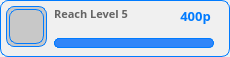
            <widget class="QWidget" name="achiev_6" native="true">
             <property name="styleSheet">
              <string notr="true">background-color:rgb(240,240,240);border-radius:8px;border:1px solid rgb(0,123,255);</string>
             </property>
             <widget class="QWidget" name="icon_frame_6" native="true">
              <property name="geometry">
               <rect>
                <x>6</x>
                <y>6</y>
                <width>41</width>
                <height>41</height>
               </rect>
              </property>
              <property name="styleSheet">
               <string notr="true">background-color:rgb(200,200,200);</string>
              </property>
              <widget class="QLabel" name="icon_image_6">
               <property name="geometry">
                <rect>
                 <x>3</x>
                 <y>3</y>
                 <width>35</width>
                 <height>35</height>
                </rect>
               </property>
               <property name="styleSheet">
                <string notr="true">border-image:url(:/Img/ideia.svg);border:1px solid rgb(0,123,255);</string>
               </property>
               <property name="text">
                <string/>
               </property>
              </widget>
             </widget>
             <widget class="QLabel" name="achiev_desc_6">
              <property name="geometry">
               <rect>
                <x>54</x>
                <y>6</y>
                <width>121</width>
                <height>31</height>
               </rect>
              </property>
              <property name="font">
               <font>
                <family>PibotoLt</family>
                <pointsize>8</pointsize>
                <weight>75</weight>
                <bold>true</bold>
               </font>
              </property>
              <property name="styleSheet">
               <string notr="true">color:rgb(100,100,100);border:none;background:transparent;</string>
              </property>
              <property name="text">
               <string>&lt;html&gt;&lt;head/&gt;&lt;body&gt;&lt;p&gt;Reach Level 5&lt;/p&gt;&lt;/body&gt;&lt;/html&gt;</string>
              </property>
              <property name="alignment">
               <set>Qt::AlignLeading|Qt::AlignLeft|Qt::AlignTop</set>
              </property>
              <property name="wordWrap">
               <bool>true</bool>
              </property>
              <property name="indent">
               <number>-1</number>
              </property>
             </widget>
             <widget class="QWidget" name="achiev_baratual_6" native="true">
              <property name="geometry">
               <rect>
                <x>54</x>
                <y>38</y>
                <width>80</width>
                <height>10</height>
               </rect>
              </property>
              <property name="styleSheet">
               <string notr="true">background-color:rgb(0,123,255);;border-radius:5px;</string>
              </property>
             </widget>
             <widget class="QWidget" name="achiev_bartotal_6" native="true">
              <property name="geometry">
               <rect>
                <x>54</x>
                <y>38</y>
                <width>160</width>
                <height>10</height>
               </rect>
              </property>
              <property name="styleSheet">
               <string notr="true">background-color:rgba(220,220,220,0.8);border-radius:5px;</string>
              </property>
              <widget class="QWidget" name="achiev_baratual_7" native="true">
               <property name="geometry">
                <rect>
                 <x>0</x>
                 <y>0</y>
                 <width>160</width>
                 <height>10</height>
                </rect>
               </property>
               <property name="styleSheet">
                <string notr="true">background-color:rgb(48,133,248);;border-radius:5px;</string>
               </property>
              </widget>
             </widget>
             <widget class="QLabel" name="achiev_points_6">
              <property name="geometry">
               <rect>
                <x>170</x>
                <y>0</y>
                <width>51</width>
                <height>31</height>
               </rect>
              </property>
              <property name="font">
               <font>
                <family>PibotoLt</family>
                <pointsize>10</pointsize>
                <weight>75</weight>
                <bold>true</bold>
               </font>
              </property>
              <property name="styleSheet">
               <string notr="true">color:rgb(0,123,255);border:none;background:transparent;</string>
              </property>
              <property name="text">
               <string>400p</string>
              </property>
              <property name="alignment">
               <set>Qt::AlignCenter</set>
              </property>
              <property name="wordWrap">
               <bool>true</bool>
              </property>
              <property name="indent">
               <number>-1</number>
              </property>
             </widget>
            </widget>
